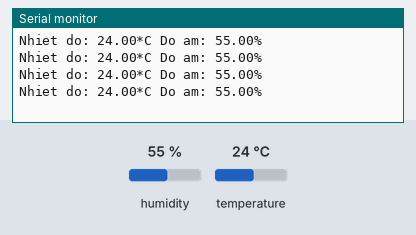
A sketch run on a simulated ESP32. Parts: the last lines printed to the serial monitor. The inputs (shaded band) are chosen by the test bench; at power-on: humidity 55 %, temperature 24 °C. WiFi joins after 1.5 s; servers stay silent unless stated.

Above: at 2.2 s.
2.3 s: humidity set to 22 %
At 3.32 s:
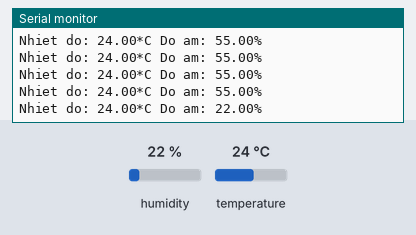
5.1 s: temperature set to 12 °C
At 5.12 s:
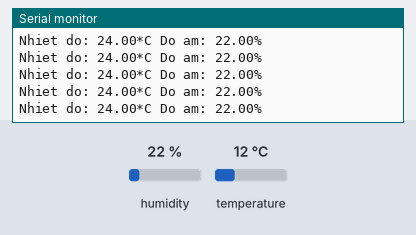
7.9 s: humidity set to 40 %
At 8.13 s:
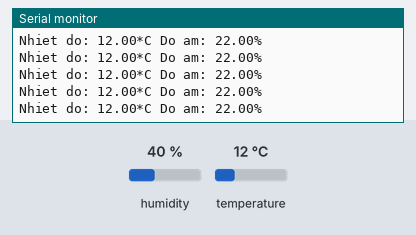
Timing chart, 0 to 10.9 s (numbered marks = the images above; inputs shaded):
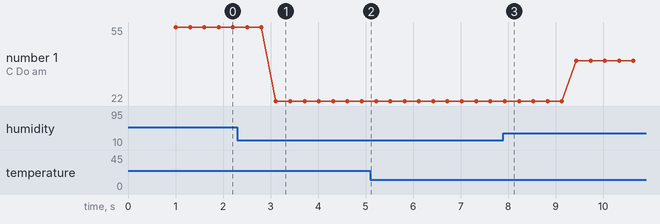

Measured:
- after the input at 2.3 s, the serial monitor: prints a new line after 0.81 s (image 1)
- plotted number 1: 55 → 22 after the input at 2.3 s, 22 → 40 after the input at 7.9 s

The sketch:

ESP_DHT11.ino
```cpp
#include <ESP32Firebase.h>
#include "DHT.h"
#include <WiFi.h>

#define DATABASE_URL "https://thuctapiot-53e65-default-rtdb.firebaseio.com/" // Url của Firebase Realtime Database
#define WIFI_SSID "Galaxy10"          // Your WiFi SSID
#define WIFI_PASSWORD "12345679"      // Your WiFi Password
#define DHTTYPE DHT22 // Định nghĩa loại cảm biến DHT22
#define DHTPIN 14 // Chân GPIO kết nối cảm biến DHT
DHT dht(DHTPIN, DHTTYPE); // Khởi tạo cảm biến DHT
//Firebase fbdo;
Firebase firebase(DATABASE_URL);
void setup() {
  Serial.begin(9600);
  delay(1000);
  WiFi.begin(WIFI_SSID, WIFI_PASSWORD);

}

void loop() {

  float h = dht.readHumidity();
  float t = dht.readTemperature();
  Serial.print("Nhiet do: ");
  Serial.print(t);
  Serial.print("*C ");
  Serial.print("Do am: ");
  Serial.print(h);
  Serial.println("% ");
  firebase.setFloat("clock1/Nhietdo", t);
  firebase.setFloat("clock1/Doam", h);
}
```
